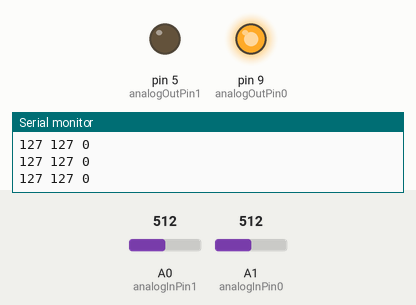
The sketch below on a simulated Arduino Uno, built with avr-gcc and run on an emulated ATmega328P. Shown: output pins drawn as LEDs (lit = HIGH), the last lines printed to the serial monitor. The test bench sets the inputs (shaded band); at power-on: A1 (analogInPin0) = 512, A0 (analogInPin1) = 512.

Above: at 1.2 s.
1.3 s: A1 (analogInPin0) set to 0
At 2.0 s:
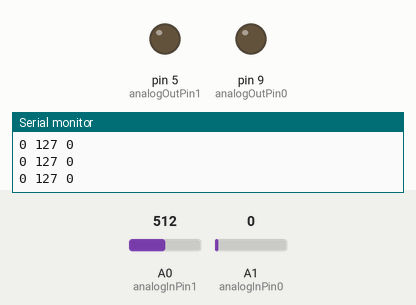
2.8 s: A0 (analogInPin1) set to 716
At 3.2 s:
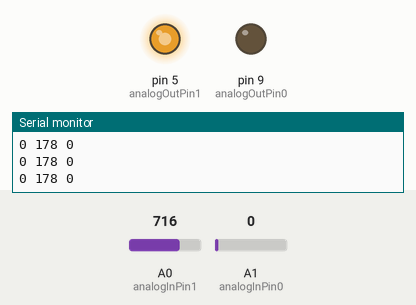
4.3 s: A1 (analogInPin0) set to 122
At 5.5 s:
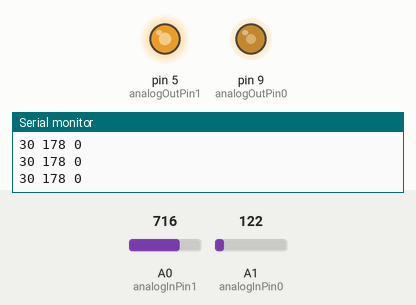
5.8 s: A0 (analogInPin1) set to 757
At 6.8 s:
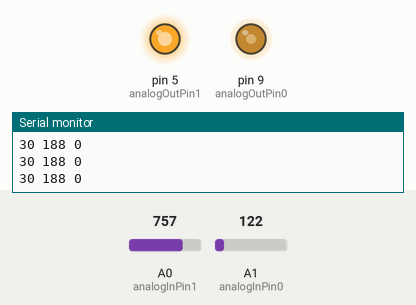
8.8 s: A0 (analogInPin1) set to 768
At 10.0 s:
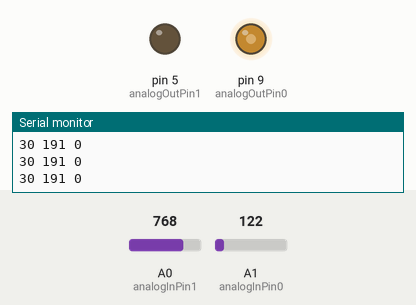
10.3 s: A1 (analogInPin0) set to 306
At 11.4 s:
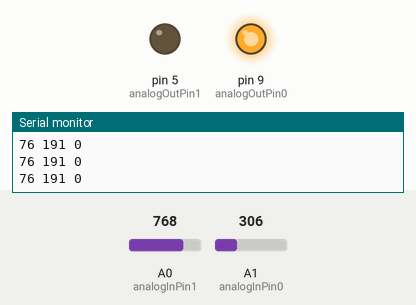
Timing chart, 0 to 12.8 s (numbered marks = the images above; inputs shaded):
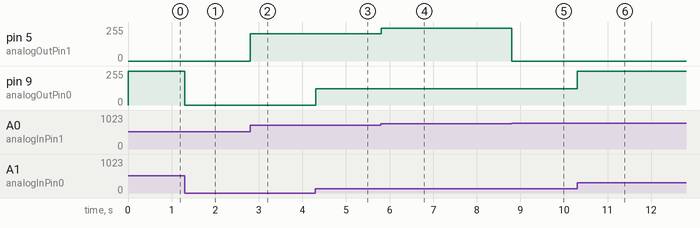

The sketch:

DuoAnalogSensors.ino
```cpp
// First analog input pin for potentiometer, light sensor, tempature sensor, pressure sensor, etc.
const int analogInPin0 = A1;

// Second analog input pin for potentiometer, light sensor, tempature sensor, pressure sensor, etc.
const int analogInPin1 = A0;

// PWM pin for representing the signal from analogInPin0.
const int analogOutPin0 = 9;

// PWM pin for representing the signal from analogInPin1.
const int analogOutPin1 = 5;

// Digital input pin for button, switch, gate, etc.
const int digitalInPin = 0;

// Digital out pin for representing digitalInPin output;
const int digitalOutPin = 1;

// Current analog sensor value from analogInPin0.
int analogSensorValue0 = 0;

// Current analog sensor value from analogInPin1.
int analogSensorValue1 = 0;

// Current analog sensor value from analogInPin0 converted for analogOutPin0 and serial out.
int outputValue0 = 0;

// Current analog sensor value from analogInPin1 converted for analogOutPin1 and serial out.
int outputValue1 = 0;

// Current digital sensor value from digitalInPin.
boolean digitalInputValue = false;

void setup() {
    // Initialize serial communications at a baud rate of 9600.
    Serial.begin(9600);

    pinMode(digitalInPin, INPUT);
}

void loop() {
    // Read the analog and digital sensor values.
    analogSensorValue0 = analogRead(analogInPin0);
    analogSensorValue1 = analogRead(analogInPin1);
    digitalInputValue = digitalRead(digitalInPin);

    // Scale sensor values to something workable for the analog out pins.
    outputValue0 = map(analogSensorValue0, 0, 1023, 0, 255);
    outputValue1 = map(analogSensorValue1, 0, 1023, 0, 255);

    // Represent analog reading as PWM signal.
    analogWrite(analogOutPin0, analogSensorValue0);
    analogWrite(analogOutPin1, analogSensorValue1);

    // Represent digital input on digital output.
    digitalWrite(digitalOutPin, digitalInputValue);

    // Print space seperated output values to serial out after casting it to a String.
    Serial.println((String)outputValue0 + " " + (String)outputValue1 + " " + (String)digitalInputValue);

    delay(10);
}
```

Measured:
- the behaviour switches between 767 and 768 on A0 (analogInPin1) (found by bisection; images 4 and 5)
- after the input at 1.3 s, pin 9 (analogOutPin0): 255/255 → 0/255 at once
- after the input at 2.8 s, pin 5 (analogOutPin1): 0/255 → 204/255 at once
- after the input at 4.3 s, pin 9 (analogOutPin0): 0/255 → 122/255 at once
- after the input at 5.8 s, pin 5 (analogOutPin1): 204/255 → 245/255 at once
- after the input at 8.8 s, pin 5 (analogOutPin1): 245/255 → 0/255 at once
- after the input at 10.3 s, pin 9 (analogOutPin0): 122/255 → 255/255 at once
